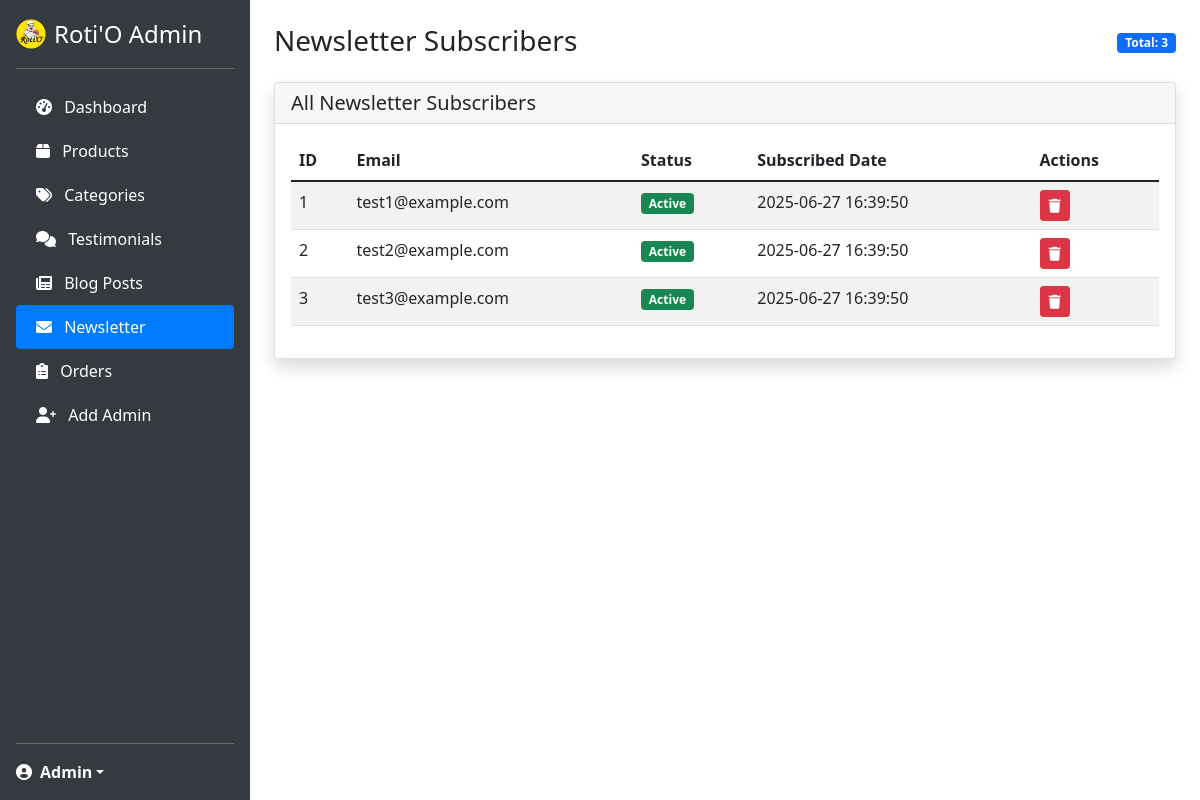
/admin/newsletter.php, run on the app's committed database.
### tables this page shows
CREATE TABLE newsletter_subscribers (
    id INT PRIMARY KEY AUTO_INCREMENT,
    email VARCHAR(255) NOT NULL UNIQUE,
    status ENUM('active', 'unsubscribed') DEFAULT 'active',
    subscribed_at TIMESTAMP DEFAULT CURRENT_TIMESTAMP,
    updated_at TIMESTAMP DEFAULT CURRENT_TIMESTAMP ON UPDATE CURRENT_TIMESTAMP
);

### admin/includes/functions.php (called while the page is built, shortened)
<?php
$database = new Database();
$pdo = $database->getConnection();
function getAllNewsletterSubscribers() {
    global $pdo;
    try {
        $stmt = $pdo->prepare("SELECT * FROM newsletter_subscribers ORDER BY subscribed_at DESC");
        $stmt->execute();
        return $stmt->fetchAll(PDO::FETCH_ASSOC);
    } catch (PDOException $e) {
        error_log("Error getAllNewsletterSubscribers: " . $e->getMessage());
        return [];
    }
}
?>

### admin/newsletter.php (the view, shortened to what this page needs)
<?php
require_once 'includes/functions.php';
$subscribers = getAllNewsletterSubscribers();
?>
<!DOCTYPE html>
<html lang="en">
<head>
    <link href="https://cdn.jsdelivr.net/npm/bootstrap@5.1.3/dist/css/bootstrap.min.css" rel="stylesheet">
    <link href="https://cdnjs.cloudflare.com/ajax/libs/font-awesome/6.0.0/css/all.min.css" rel="stylesheet">
</head>
<body>
    <nav class="sidebar position-fixed top-0 start-0 d-flex flex-column flex-shrink-0 p-3 text-white" style="width: 250px;">
        <a href="index.php" class="d-flex align-items-center mb-3 mb-md-0 me-md-auto text-white text-decoration-none">
            <img src="../images/logo-rotio.png" alt="Roti'O" class="me-2" style="width: 30px; height: 30px;">
            <span class="fs-4">Roti'O Admin</span>
        </a>
        <hr>
        <ul class="nav nav-pills flex-column mb-auto">
            <li class="nav-item">
                <a href="index.php" class="nav-link text-white">
                    <i class="fas fa-tachometer-alt me-2"></i>
                    Dashboard
                </a>
            </li>
            <li>
                <a href="products.php" class="nav-link text-white">
                    <i class="fas fa-box me-2"></i>
                    Products
                </a>
            </li>
            <li>
                <a href="categories.php" class="nav-link text-white">
                    <i class="fas fa-tags me-2"></i>
                    Categories
                </a>
            </li>
            <li>
                <a href="testimonials.php" class="nav-link text-white">
                    <i class="fas fa-comments me-2"></i>
                    Testimonials
                </a>
            </li>
            <li>
                <a href="posts.php" class="nav-link text-white">
                    <i class="fas fa-newspaper me-2"></i>
                    Blog Posts
                </a>
            </li>
            <li>
                <a href="newsletter.php" class="nav-link active">
                    <i class="fas fa-envelope me-2"></i>
                    Newsletter
                </a>
            </li>
            <li>
                <a href="orders.php" class="nav-link text-white">
                    <i class="fas fa-clipboard-list me-2"></i>
                    Orders
                </a>
            </li>
            <li>
                <a href="register.php" class="nav-link text-white">
                    <i class="fas fa-user-plus me-2"></i>
                    Add Admin
                </a>
            </li>
        </ul>
        <hr>
        <div class="dropdown">
            <a href="#" class="d-flex align-items-center text-white text-decoration-none dropdown-toggle" id="dropdownUser1" data-bs-toggle="dropdown" aria-expanded="false">
                <i class="fas fa-user-circle me-2"></i>
                <strong><?php echo htmlspecialchars($_SESSION['admin_name'] ?? 'Admin'); ?></strong>
            </a>
        </div>
    </nav>
    <div class="main-content">
        <div class="container-fluid p-4">
            <div class="d-flex justify-content-between align-items-center mb-4">
                <h1 class="h3 mb-0">Newsletter Subscribers</h1>
                <div>
                    <span class="badge bg-primary">Total: <?php echo count($subscribers); ?></span>
                </div>
            </div>
            <div class="card shadow">
                <div class="card-header">
                    <h5 class="mb-0">All Newsletter Subscribers</h5>
                </div>
                <div class="card-body">
                    <div class="table-responsive">
                        <table class="table table-striped">
                            <thead>
                                <tr>
                                    <th>ID</th>
                                    <th>Email</th>
                                    <th>Status</th>
                                    <th>Subscribed Date</th>
                                    <th>Actions</th>
                                </tr>
                            </thead>
                            <tbody>
                                <?php foreach ($subscribers as $subscriber): ?>
                                <tr>
                                    <td><?php echo $subscriber['id']; ?></td>
                                    <td><?php echo htmlspecialchars($subscriber['email']); ?></td>
                                    <td>
                                        <span class="badge <?php echo ($subscriber['status'] === 'active') ? 'bg-success' : 'bg-warning'; ?>">
                                            <?php echo ucfirst($subscriber['status']); ?>
                                        </span>
                                    </td>
                                    <td><?php echo date('Y-m-d H:i:s', strtotime($subscriber['subscribed_at'])); ?></td>
                                    <td>
                                        <a href="?delete=<?php echo $subscriber['id']; ?>" class="btn btn-sm btn-danger" onclick="return confirm('Are you sure?')">
                                            <i class="fas fa-trash"></i>
                                        </a>
                                    </td>
                                </tr>
                                <?php endforeach; ?>
                            </tbody>
                        </table>
                    </div>
                </div>
            </div>
        </div>
    </div>
</body>
</html>

### admin/newsletter.php (style rules this page uses)
.sidebar { min-height: 100vh; background: #343a40; }
.sidebar .nav-link { color: #fff; padding: 10px 20px; }
.sidebar .nav-link.active { background: #007bff; }
.main-content { margin-left: 250px; }

### data on the page
newsletter_subscribers: id "1", email "test1@example.com", status "Active", subscribed_at "2025-06-27 16:39:50"
newsletter_subscribers: id "2", email "test2@example.com", status "Active", subscribed_at "2025-06-27 16:39:50"
newsletter_subscribers: id "3", email "test3@example.com", status "Active", subscribed_at "2025-06-27 16:39:50"

### other printed values
$_SESSION['admin_name'] "Admin"
count($subscribers) "3"
